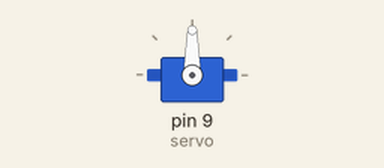
Simulated run of this sketch. Board: Arduino Uno, built with avr-gcc and run on an emulated ATmega328P. On the bench: servo.

Above: at 0.4 s.
Timing chart, 0 to 1.9 s (numbered marks = the images above):
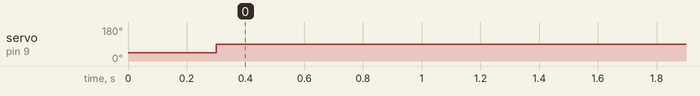

The sketch:

sketch_jul28a.ino
```cpp
#include <Servo.h>

Servo servo;

void setup() {
  servo.attach(9);
  servo.write(45);
  delay(300);
  servo.write(90);


}

void loop() {
}
```

Measured:
- by itself, servo on pin 9 (servo): 45° → 90° at 0.30 s
